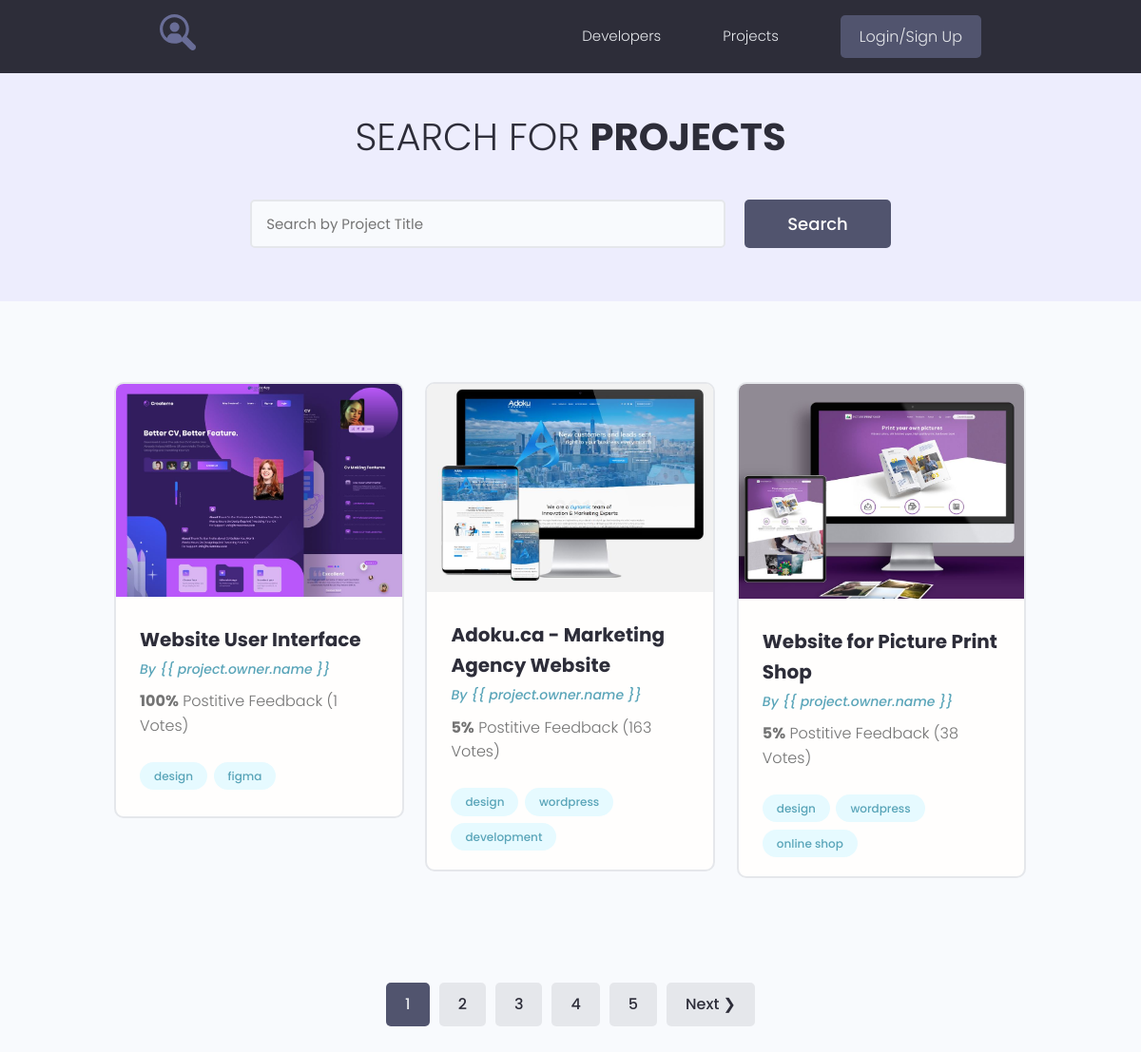
/projects/, run on the app's committed database.
### projects/models.py (models this page shows, shortened)
class Project(models.Model):
    owner = models.ForeignKey(Profile, on_delete=models.SET_NULL, null=True, blank=True)
    title = models.CharField(max_length=200)
    description = models.TextField(null=True, blank=True)
    feature_images = models.ImageField(upload_to="projects/%Y/%m/%d/", blank=True, default="default.jpg")
    demo_link = models.CharField(max_length=2000, blank=True)
    source_link = models.CharField(max_length=2000, blank=True)
    tags = models.ManyToManyField('Tag', blank=True)
    vote_total = models.IntegerField(default=0, blank=True)
    vote_rating = models.IntegerField(default=0, blank=True)
    created = models.DateTimeField(auto_now_add=True)
    class Meta:
        ordering = ['-vote_rating', '-vote_total', '-title']

class Tag(models.Model):
    name = models.CharField(max_length=200)
    created = models.DateTimeField(auto_now_add=True)
    def __str__(self):
        return self.name

### projects/views.py (the view)
# urls.py: path('projects/', include('projects.urls')),
def projects(request):
    pr, search_query = search_projects(request)
    custom_range, pr = paginate_projects(request, pr, 3)
    contex = {
        'projects': pr,
        'search_query': search_query,
        'custom_range': custom_range,
    }
    return render(request, "projects/projects.html", contex)

### projects/utils.py (called while the page is built)
def search_projects(request):
    search_query = ''
    if request.GET.get('search_query'):
        search_query = request.GET.get('search_query')
    pr = Project.objects.filter(
        Q(title__icontains=search_query) |
        Q(description__icontains=search_query) |
        Q(owner__name__icontains=search_query)
    )
    return pr, search_query

def paginate_projects(request, pr, results):
    page = request.GET.get('page')
    paginator = Paginator(pr, results)
    try:
        pr = paginator.page(page)
    except PageNotAnInteger:  # http://127.0.0.1:8000/projects/?page=assa
        page = 1
        pr = paginator.page(page)
    except EmptyPage:  # http://127.0.0.1:8000/projects/?page=100000
        page = paginator.num_pages  # последняя страница
        pr = paginator.page(page)
    left_index = int(page) - 4
    if left_index < 1:
        left_index = 1
    right_index = int(page) + 5
    if right_index > paginator.num_pages:
        right_index = paginator.num_pages + 1
    custom_range = range(left_index, right_index)
    return custom_range, pr

### projects/templates/projects/projects.html (shortened to what this page needs)
{% extends 'projects/base.html' %}
{% block content %}
<main class="projects">
    <section class="hero-section text-center">
        <div class="container container--narrow">
            <div class="hero-section__box">
                <h2>Search for <span>Projects</span></h2>
            </div>
            <div class="hero-section__search">
                <form id="search" class="form" action="{% url 'projects' %}" method="get">
                    <div class="form__field">
                        <input class="input input--text" id="formInput#search" value="{{search_query}}" type="text" name="search_query"
                               placeholder="Search by Project Title"/>
                    </div>
                    <input class="btn btn--sub btn--lg" type="submit" value="Search"/>
                </form>
            </div>
        </div>
    </section>
    <section class="projectsList">
        <div class="container">
            <div class="grid grid--three">
                {% for project in projects %}
                <div class="column">
                    <div class="card project">
                        <a href="{% url 'project' project.id %}" class="project">
                            <img class="project__thumbnail" src="{{ project.feature_images.url  }}"
                                 alt="project thumbnail"/>
                            <div class="card__body">
                                <h3 class="project__title">{{ project.title }}</h3>
                                <p><a class="project__author" href="{% url 'project' project.id %}">By {{
                                    project.owner.name }}</a></p>
                                <p class="project--rating">
                                    <span style="font-weight: bold;">{{ project.vote_rating }}%</span> Postitive
                                    Feedback ({{ project.vote_total }} Votes)
                                </p>
                                <div class="project__tags">
                                    {% for tag in project.tags.all %}
                                    <span class="tag tag--pill tag--main">
                      <small>{{ tag }}</small>
                    </span>
                                    {% endfor %}
                                </div>
                            </div>
                        </a>
                    </div>
                </div>
                {% endfor %}
            </div>
        </div>
    </section>
    {% include 'projects/pagination.html' with queryset=projects %}
</main>
{% endblock %}

### projects/static/styles/app.css (style rules this page uses)
:root { --color-sub: #2d2d39; }
.btn--sub { background-color: var(--color-sub-light); }
.card { border: 2px solid var(--color-light); }
img { width: 100%; }
.hero-section { height: 40vh; display: flex; align-items: center; background-color: var(--color-sub); }
.hero-section__box { margin-bottom: 4rem; }
.hero-section__box > h2, .hero-section__box > h2 > span { font-size: 4rem; color: var(--color-light); line-height: 1.3; text-transform: uppercase; }
.hero-section__box > h2 { font-weight: 300; }
.hero-section__box > h2 > span { font-weight: 700; }
.hero-section__search > .form { display: flex; align-items: center; justify-content: center; gap: 2rem; }
.hero-section__search > .form input.input--text { width: 50rem; }
.project__author { font-size: 1.4rem; font-style: italic; }
.project--rating { margin-bottom: 1.6em; margin-top: .5em; }
.projects > .hero-section { background: var(--color-sub-lighter); height: 30vh; }
.projects .hero-section__box { margin-bottom: 2.5rem; }
.projects .hero-section__box > h2 { color: var(--color-sub); }
.projects .hero-section__box > h2 > span { font-weight: 700; color: var(--color-sub); }
.projectsList { margin-top: 8rem; }
.project__thumbnail { object-fit: cover; object-position: top center; width: 100%; }
.project__title { font-size: 2rem; font-weight: 700; color: var(--color-sub); }

### projects/static/uikit/styles/modules/_variables.css (style rules this page uses)
:root { --color-main: #5aa5b9; --color-main-light: #e6faff; --color-sub: #3f4156; --color-sub-light: #51546e; --color-sub-lighter: #ededfd; --color-text: #737373; --color-gray: #8b8b8b; --color-light: #e5e7eb; --color-light-gray: #767676; --color-bg: #f8fafd; --color-white: #fffefd; --color-white-light: #f3f3f3; --color-success: #359e64; --color-success-bg: #def8e8; --color-error: #fc4b0b; --color-error-bg: #fff2ee; --font-base: 'Poppins', arial, helvetica, 'Segoe UI', roboto, ubuntu, sans-serif; --font-monospace: 'Fira Code', 'Courier New', courier, monospace; --font-regular: 300; --font-medium: 500; --font-bold: 700; --generic-shadow: 1px 1px 5px #00000010; --generic-transition: all 0.3s ease-in-out; }

### projects/static/uikit/styles/modules/_base.css (style rules this page uses)
* { margin: 0; padding: 0; box-sizing: border-box; text-rendering: optimizeLegibility; color: inherit; font-size: inherit; }
html { font-size: 50%; }
@media only screen and (min-width: 480px) { html { font-size: 56.25%; } }
@media only screen and (min-width: 1200px) { html { font-size: 62.5%; } }
body { line-height: 1.6; font-weight: 400; font-size: 1.5rem; color: var(--color-text); background-color: var(--color-bg); min-height: 100vh; }

### projects/static/uikit/styles/modules/_typography.css (style rules this page uses)
* { font-family: var(--font-base); }
h2 { font-size: 3.6rem; font-weight: var(--font-bold); }
h3 { font-size: 3.2rem; font-weight: var(--font-medium); }
p, span, strong { font-size: 1.6rem; color: var(--color-text); font-weight: var(--font-regular); }
a { padding-bottom: 2px; text-decoration: none; display: inline-block; color: var(--color-main); font-weight: var(--font-medium); }

### projects/static/uikit/styles/modules/_utilities.css (style rules this page uses)
.container { width: 92%; max-width: 165rem; margin: 0 auto; box-sizing: border-box; }
.container--narrow { width: 92%; max-width: 120rem; }
@media screen and (min-width: 1000px) { .container { width: 90%; } }
@media screen and (min-width: 1000px) { .container--narrow { width: 85%; } }
@media screen and (min-width: 1200px) { .container { width: 80%; } }
@media screen and (min-width: 1200px) { .container--narrow { width: 72%; } }
.text-center { text-align: center; }

### projects/static/uikit/styles/modules/_button.css (style rules this page uses)
.btn { display: inline-block; position: relative; cursor: pointer; background-color: var(--color-light); font-weight: var(--font-medium); color: var(--color-sub); text-decoration: none; padding: 1rem 2rem; border-radius: 0.5rem; border: none; width: -webkit-fit-content; width: -moz-fit-content; width: fit-content; height: -webkit-fit-content; height: -moz-fit-content; height: fit-content; font-size: 1.6rem; outline-width: 0; outline-color: transparent; -webkit-backface-visibility: hidden; backface-visibility: hidden; transition: all 0.3s ease-in-out; }
.btn--sub { background-color: var(--color-sub); color: var(--color-white); }
.btn--lg { font-size: 1.8rem; padding: 1.2rem 4.5rem; }

### projects/static/uikit/styles/modules/_card.css (style rules this page uses)
.card { border-radius: 1rem; background-color: var(--color-white); border: 1.5px solid var(--color-light); width: auto; height: auto; margin-top: 0.5rem; margin-bottom: 0.5rem; overflow: hidden; }
.card__body, .card__header { padding: 2rem 2.5rem; }

### data on the page
Project: feature_images (picture), title "Website User Interface", vote_rating "100", vote_total "1"
Tag: name "design"
Tag: name "figma"
Project: feature_images (picture), title "Adoku.ca - Marketing Agency Website", vote_rating "5", vote_total "163"
Tag: name "wordpress"
Tag: name "development"
Project: feature_images (picture), title "Website for Picture Print Shop", vote_rating "5", vote_total "38"
Tag: name "wordpress"
Tag: name "online shop"

### other printed values
{{ page }} "1"
{{ page }} "2" "3" "4" "5"
